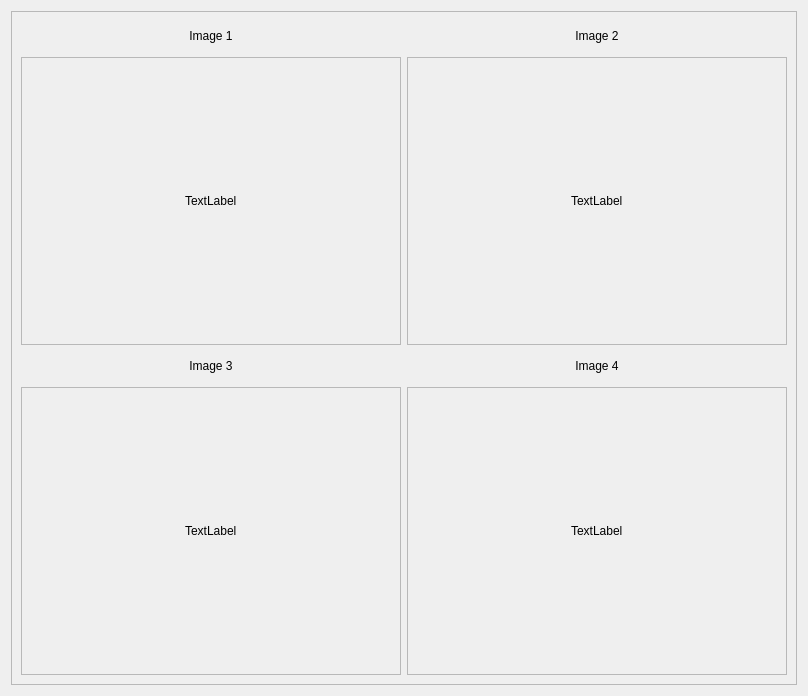
<?xml version="1.0" encoding="UTF-8"?>
<ui version="4.0">
 <class>original_image</class>
 <widget class="QWidget" name="original_image">
  <property name="geometry">
   <rect>
    <x>0</x>
    <y>0</y>
    <width>808</width>
    <height>696</height>
   </rect>
  </property>
  <property name="windowTitle">
   <string>Original Image</string>
  </property>
  <layout class="QHBoxLayout" name="horizontalLayout_2">
   <item>
    <widget class="QFrame" name="frame">
     <property name="frameShape">
      <enum>QFrame::StyledPanel</enum>
     </property>
     <property name="frameShadow">
      <enum>QFrame::Raised</enum>
     </property>
     <layout class="QVBoxLayout" name="verticalLayout_2">
      <item>
       <layout class="QGridLayout" name="gridLayout">
        <item row="3" column="1">
         <widget class="QScrollArea" name="scrollArea_4">
          <property name="widgetResizable">
           <bool>true</bool>
          </property>
          <widget class="QWidget" name="scrollAreaWidgetContents_4">
           <property name="geometry">
            <rect>
             <x>0</x>
             <y>0</y>
             <width>379</width>
             <height>287</height>
            </rect>
           </property>
           <layout class="QVBoxLayout" name="verticalLayout_5">
            <item>
             <layout class="QHBoxLayout" name="horizontalLayout_5">
              <item>
               <spacer name="horizontalSpacer_7">
                <property name="orientation">
                 <enum>Qt::Horizontal</enum>
                </property>
                <property name="sizeHint" stdset="0">
                 <size>
                  <width>40</width>
                  <height>20</height>
                 </size>
                </property>
               </spacer>
              </item>
              <item>
               <widget class="QLabel" name="lbl_show_original_image_4">
                <property name="text">
                 <string>TextLabel</string>
                </property>
               </widget>
              </item>
              <item>
               <spacer name="horizontalSpacer_8">
                <property name="orientation">
                 <enum>Qt::Horizontal</enum>
                </property>
                <property name="sizeHint" stdset="0">
                 <size>
                  <width>40</width>
                  <height>20</height>
                 </size>
                </property>
               </spacer>
              </item>
             </layout>
            </item>
           </layout>
          </widget>
         </widget>
        </item>
        <item row="1" column="1">
         <widget class="QScrollArea" name="scrollArea_3">
          <property name="widgetResizable">
           <bool>true</bool>
          </property>
          <widget class="QWidget" name="scrollAreaWidgetContents_3">
           <property name="geometry">
            <rect>
             <x>0</x>
             <y>0</y>
             <width>379</width>
             <height>287</height>
            </rect>
           </property>
           <layout class="QVBoxLayout" name="verticalLayout_4">
            <item>
             <layout class="QHBoxLayout" name="horizontalLayout_4">
              <item>
               <spacer name="horizontalSpacer_5">
                <property name="orientation">
                 <enum>Qt::Horizontal</enum>
                </property>
                <property name="sizeHint" stdset="0">
                 <size>
                  <width>40</width>
                  <height>20</height>
                 </size>
                </property>
               </spacer>
              </item>
              <item>
               <widget class="QLabel" name="lbl_show_original_image_2">
                <property name="text">
                 <string>TextLabel</string>
                </property>
               </widget>
              </item>
              <item>
               <spacer name="horizontalSpacer_6">
                <property name="orientation">
                 <enum>Qt::Horizontal</enum>
                </property>
                <property name="sizeHint" stdset="0">
                 <size>
                  <width>40</width>
                  <height>20</height>
                 </size>
                </property>
               </spacer>
              </item>
             </layout>
            </item>
           </layout>
          </widget>
         </widget>
        </item>
        <item row="1" column="0">
         <widget class="QScrollArea" name="scrollArea_2">
          <property name="widgetResizable">
           <bool>true</bool>
          </property>
          <widget class="QWidget" name="scrollAreaWidgetContents_2">
           <property name="geometry">
            <rect>
             <x>0</x>
             <y>0</y>
             <width>379</width>
             <height>287</height>
            </rect>
           </property>
           <layout class="QVBoxLayout" name="verticalLayout_3">
            <item>
             <layout class="QHBoxLayout" name="horizontalLayout_3">
              <item>
               <spacer name="horizontalSpacer_3">
                <property name="orientation">
                 <enum>Qt::Horizontal</enum>
                </property>
                <property name="sizeHint" stdset="0">
                 <size>
                  <width>40</width>
                  <height>20</height>
                 </size>
                </property>
               </spacer>
              </item>
              <item>
               <widget class="QLabel" name="lbl_show_original_image_1">
                <property name="text">
                 <string>TextLabel</string>
                </property>
               </widget>
              </item>
              <item>
               <spacer name="horizontalSpacer_4">
                <property name="orientation">
                 <enum>Qt::Horizontal</enum>
                </property>
                <property name="sizeHint" stdset="0">
                 <size>
                  <width>40</width>
                  <height>20</height>
                 </size>
                </property>
               </spacer>
              </item>
             </layout>
            </item>
           </layout>
          </widget>
         </widget>
        </item>
        <item row="3" column="0">
         <widget class="QScrollArea" name="scrollArea">
          <property name="widgetResizable">
           <bool>true</bool>
          </property>
          <widget class="QWidget" name="scrollAreaWidgetContents">
           <property name="geometry">
            <rect>
             <x>0</x>
             <y>0</y>
             <width>379</width>
             <height>287</height>
            </rect>
           </property>
           <layout class="QVBoxLayout" name="verticalLayout">
            <item>
             <layout class="QHBoxLayout" name="horizontalLayout">
              <item>
               <spacer name="horizontalSpacer">
                <property name="orientation">
                 <enum>Qt::Horizontal</enum>
                </property>
                <property name="sizeHint" stdset="0">
                 <size>
                  <width>40</width>
                  <height>20</height>
                 </size>
                </property>
               </spacer>
              </item>
              <item>
               <widget class="QLabel" name="lbl_show_original_image_3">
                <property name="text">
                 <string>TextLabel</string>
                </property>
               </widget>
              </item>
              <item>
               <spacer name="horizontalSpacer_2">
                <property name="orientation">
                 <enum>Qt::Horizontal</enum>
                </property>
                <property name="sizeHint" stdset="0">
                 <size>
                  <width>40</width>
                  <height>20</height>
                 </size>
                </property>
               </spacer>
              </item>
             </layout>
            </item>
           </layout>
          </widget>
         </widget>
        </item>
        <item row="0" column="1">
         <widget class="QLabel" name="label_2">
          <property name="minimumSize">
           <size>
            <width>0</width>
            <height>30</height>
           </size>
          </property>
          <property name="maximumSize">
           <size>
            <width>16777215</width>
            <height>30</height>
           </size>
          </property>
          <property name="text">
           <string>Image 2</string>
          </property>
          <property name="alignment">
           <set>Qt::AlignCenter</set>
          </property>
         </widget>
        </item>
        <item row="0" column="0">
         <widget class="QLabel" name="label">
          <property name="minimumSize">
           <size>
            <width>0</width>
            <height>30</height>
           </size>
          </property>
          <property name="maximumSize">
           <size>
            <width>16777215</width>
            <height>30</height>
           </size>
          </property>
          <property name="text">
           <string>Image 1</string>
          </property>
          <property name="alignment">
           <set>Qt::AlignCenter</set>
          </property>
         </widget>
        </item>
        <item row="2" column="0">
         <widget class="QLabel" name="label_3">
          <property name="minimumSize">
           <size>
            <width>0</width>
            <height>30</height>
           </size>
          </property>
          <property name="maximumSize">
           <size>
            <width>16777215</width>
            <height>30</height>
           </size>
          </property>
          <property name="text">
           <string>Image 3</string>
          </property>
          <property name="alignment">
           <set>Qt::AlignCenter</set>
          </property>
         </widget>
        </item>
        <item row="2" column="1">
         <widget class="QLabel" name="label_4">
          <property name="minimumSize">
           <size>
            <width>0</width>
            <height>30</height>
           </size>
          </property>
          <property name="maximumSize">
           <size>
            <width>16777215</width>
            <height>30</height>
           </size>
          </property>
          <property name="text">
           <string>Image 4</string>
          </property>
          <property name="alignment">
           <set>Qt::AlignCenter</set>
          </property>
         </widget>
        </item>
       </layout>
      </item>
     </layout>
    </widget>
   </item>
  </layout>
 </widget>
 <resources/>
 <connections/>
</ui>
